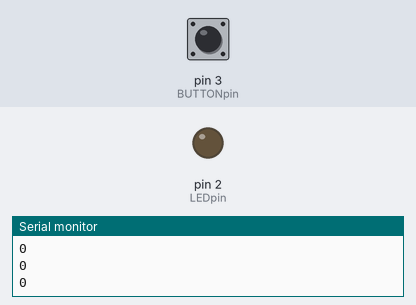
This sketch was run on a simulated Arduino Uno, built with avr-gcc and run on an emulated ATmega328P. On the bench: output pins drawn as LEDs (lit = HIGH), the last lines printed to the serial monitor. The test bench sets the inputs (shaded band); at power-on: pin 3 (BUTTONpin) HIGH.

Above: at 1.2 s.
1.3 s: pin 3 (BUTTONpin) pulled LOW for 0.15 s
At 1.37 s:
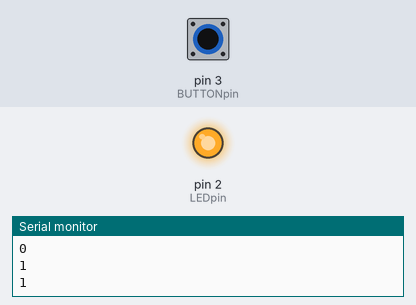
2.9 s: pin 3 (BUTTONpin) pulled LOW for 3.2 s
At 7.0 s:
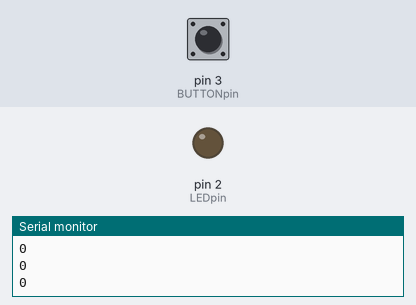
Timing chart, 0 to 8.5 s (numbered marks = the images above; inputs shaded):
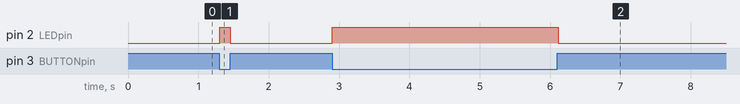

The sketch:

startHandlingTest.ino
```cpp
int LEDpin = 2;
int BUTTONpin = 3;

void setup() {
  Serial.begin(9600);
  pinMode(LEDpin, OUTPUT);
  pinMode(BUTTONpin, INPUT_PULLUP);
  digitalWrite(LEDpin, LOW);
}

void loop() {
  int state = digitalRead(BUTTONpin); // Read the button's state
  // Button state is 1 when not pressed, 0 when pressed
  // So we need to invert it in Serial and LEDs
  Serial.println(!state); // Print the button's state to serial
  digitalWrite(LEDpin, !state); // Turn on the button
  delay(50);
}
```

Measured:
- after the input at 1.3 s, pin 2 (LEDpin): LOW → HIGH at once, → LOW 0.15 s later
- after the input at 2.9 s, pin 2 (LEDpin): LOW → HIGH at once, → LOW 3.2 s later
